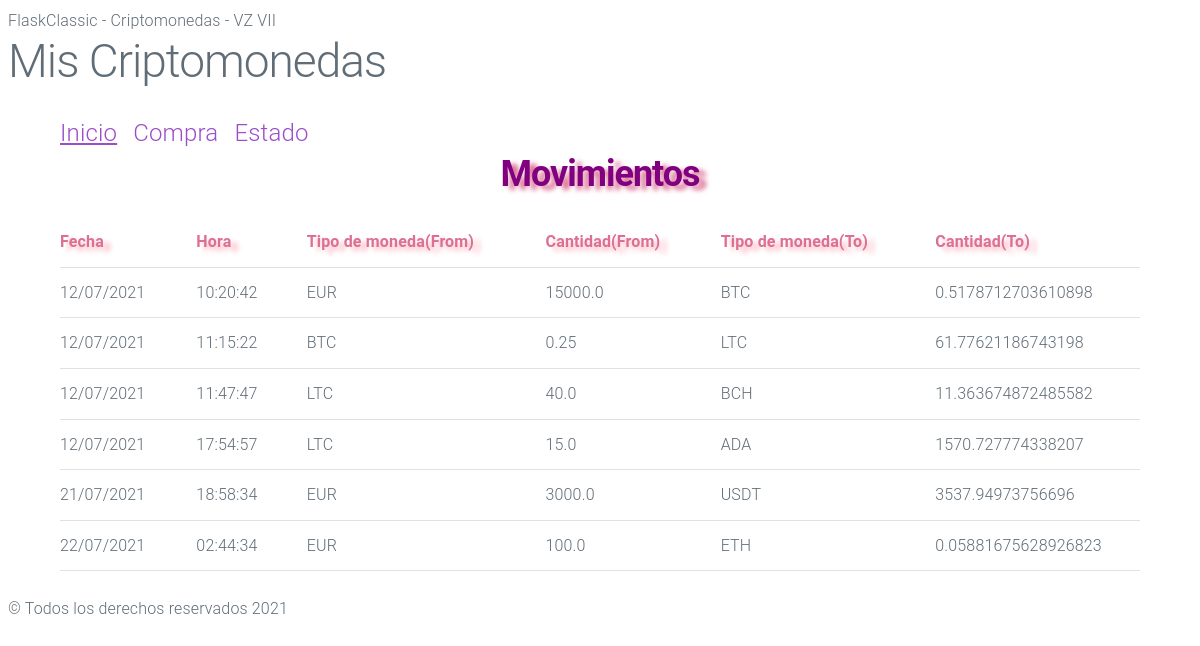
The app's page /, older data.
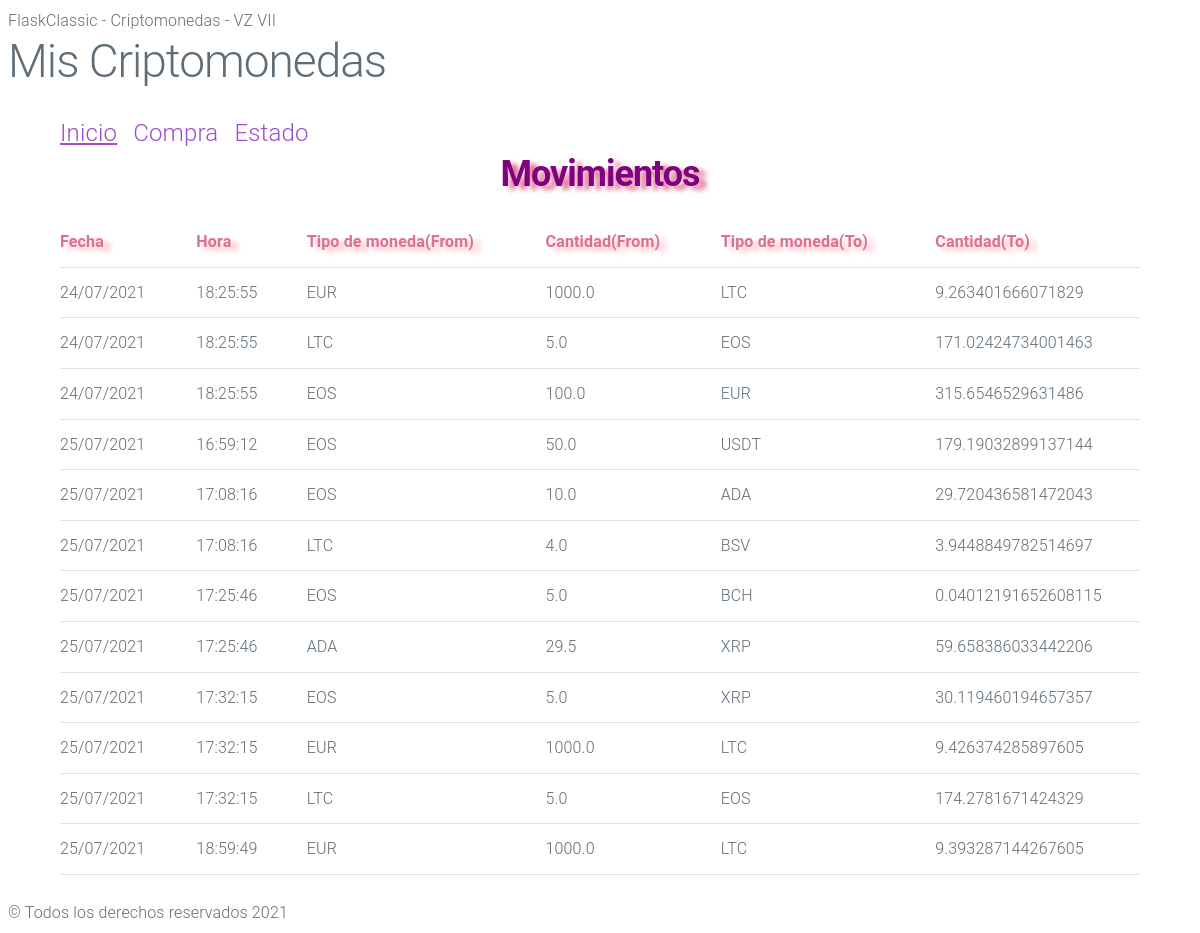
The same page, newer data.
### tables this page shows
CREATE TABLE "criptomonedas" (
	"id"	INTEGER,
	"date"	TEXT,
	"time"	NUMERIC,
	"moneda_from"	TEXT NOT NULL,
	"cantidad_from"	REAL NOT NULL,
	"moneda_to"	TEXT NOT NULL,
	"cantidad_to"	REAL NOT NULL,
	PRIMARY KEY("id" AUTOINCREMENT)
);

### criptomonedas/views.py (the view)
@app.route("/")
def index():
    query = "SELECT * FROM criptomonedas WHERE 1 = 1;"
    parametros = []
    resultado = dbManager.consultaMuchasSQL(query, parametros)
    if not resultado:
            flash("NO SE HA ENCONTRADO NINGUN MOVIMIENTO", "error")
            return render_template('movimientos.html' , datos = resultado)
    return render_template('movimientos.html' , datos = resultado)

### criptomonedas/dataaccess.py (called while the page is built)
    def __toDict__(self, cur):
        claves = cur.description
        filas = cur.fetchall()
        resultado = []
        for fila in filas:
            d = {}
            for tclave, valor in zip(claves, fila):
                d[tclave[0]] = valor
            resultado.append(d)
        return resultado

    def consultaMuchasSQL(self, query, parametros=[]):
        conexion = sqlite3.connect("criptomonedas.db")
        cur = conexion.cursor()
        cur.execute(query, parametros)
        resultado = self.__toDict__(cur)
        conexion.close()
        return resultado

### criptomonedas/templates/movimientos.html (shortened to what this page needs)
{% extends "base.html" %}
    {% block contenido %}
        <a class="titusecun"><u>Inicio</u> &nbsp;</a>
        <a href="/purchase" class="titusecun">Compra &nbsp;</a>
        <a href="/status" class="titusecun">Estado</a>
        <h2 style="text-align: center;" class="secundarios">Movimientos</h2>
        <table>
            <tr>
                <th class="movimientos">Fecha</th>
                <th class="movimientos">Hora</th>
                <th class="movimientos">Tipo de moneda(From)</th>
                <th class="movimientos">Cantidad(From)</th>
                <th class="movimientos">Tipo de moneda(To)</th>
                <th class="movimientos">Cantidad(To)</th>
            </tr>
           {% for movimiento in datos %}
           <tr>
                <td>{{ movimiento.date }}</td>
                <td>{{ movimiento.time }}</td>
                <td>{{ movimiento.moneda_from }}</td>
                <td>{{ movimiento.cantidad_from }}</td>
                <td>{{ movimiento.moneda_to }}</td>
                <td>{{ movimiento.cantidad_to }}</td>
           </tr>
           {% endfor %}
        </table>
    {% endblock %}

Row changes from the older to the newer data that the page shows:
removed criptomonedas: date "12/07/2021", time "10:20:42", moneda_from "EUR", cantidad_from "15000.0", moneda_to "BTC", cantidad_to "0.5178712703610898"
removed criptomonedas: date "12/07/2021", time "11:15:22", moneda_from "BTC", cantidad_from "0.25", moneda_to "LTC", cantidad_to "61.77621186743198"
removed criptomonedas: date "12/07/2021", time "11:47:47", moneda_from "LTC", cantidad_from "40.0", moneda_to "BCH", cantidad_to "11.363674872485582"
removed criptomonedas: date "12/07/2021", time "17:54:57", moneda_from "LTC", cantidad_from "15.0", moneda_to "ADA", cantidad_to "1570.727774338207"
removed criptomonedas: date "21/07/2021", time "18:58:34", moneda_from "EUR", cantidad_from "3000.0", moneda_to "USDT", cantidad_to "3537.94973756696"
removed criptomonedas: date "22/07/2021", time "02:44:34", moneda_from "EUR", cantidad_from "100.0", moneda_to "ETH", cantidad_to "0.05881675628926823"
added criptomonedas: date "24/07/2021", time "18:25:55", moneda_from "EUR", cantidad_from "1000.0", moneda_to "LTC", cantidad_to "9.263401666071829"
added criptomonedas: date "24/07/2021", time "18:25:55", moneda_from "LTC", cantidad_from "5.0", moneda_to "EOS", cantidad_to "171.02424734001463"
added criptomonedas: date "24/07/2021", time "18:25:55", moneda_from "EOS", cantidad_from "100.0", moneda_to "EUR", cantidad_to "315.6546529631486"
added criptomonedas: date "25/07/2021", time "16:59:12", moneda_from "EOS", cantidad_from "50.0", moneda_to "USDT", cantidad_to "179.19032899137144"
added criptomonedas: date "25/07/2021", time "17:08:16", moneda_from "EOS", cantidad_from "10.0", moneda_to "ADA", cantidad_to "29.720436581472043"
added criptomonedas: date "25/07/2021", time "17:08:16", moneda_from "LTC", cantidad_from "4.0", moneda_to "BSV", cantidad_to "3.9448849782514697"
added criptomonedas: date "25/07/2021", time "17:25:46", moneda_from "EOS", cantidad_from "5.0", moneda_to "BCH", cantidad_to "0.04012191652608115"
added criptomonedas: date "25/07/2021", time "17:25:46", moneda_from "ADA", cantidad_from "29.5", moneda_to "XRP", cantidad_to "59.658386033442206"
added criptomonedas: date "25/07/2021", time "17:32:15", moneda_from "EOS", cantidad_from "5.0", moneda_to "XRP", cantidad_to "30.119460194657357"
added criptomonedas: date "25/07/2021", time "17:32:15", moneda_from "EUR", cantidad_from "1000.0", moneda_to "LTC", cantidad_to "9.426374285897605"
added criptomonedas: date "25/07/2021", time "17:32:15", moneda_from "LTC", cantidad_from "5.0", moneda_to "EOS", cantidad_to "174.2781671424329"
added criptomonedas: date "25/07/2021", time "18:59:49", moneda_from "EUR", cantidad_from "1000.0", moneda_to "LTC", cantidad_to "9.393287144267605"
